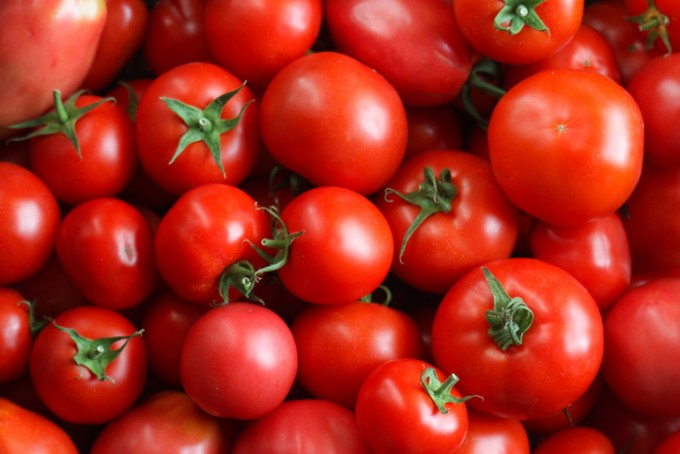
#> input picture 0914/tomato.jpg, 680 x 454 px
$ python ch.py
#> lines starting #> are read from the running program, lines starting #| are printed output that depends on the picture
# [8 lines of commented-out code are left out]

import cv2

src = cv2.imread("tomato.jpg", cv2.IMREAD_COLOR)
#> src is the input picture: shape (454, 680, 3); mean B, G, R 27.9, 41.2, 168.9
b, g, r = cv2.split(src)
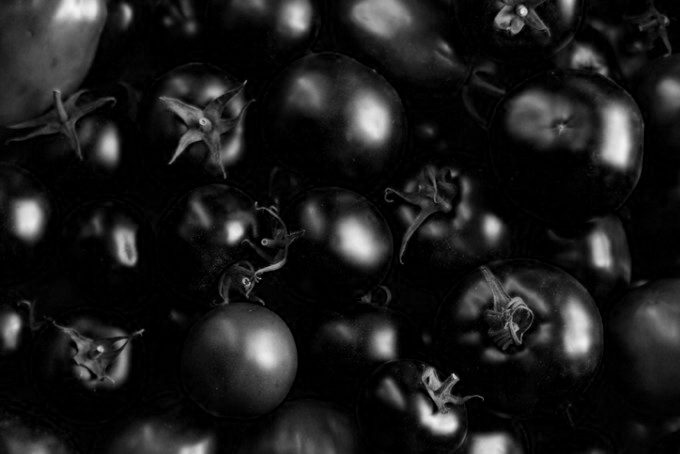
#> b: shape (454, 680); min 0, max 245, mean 27.9
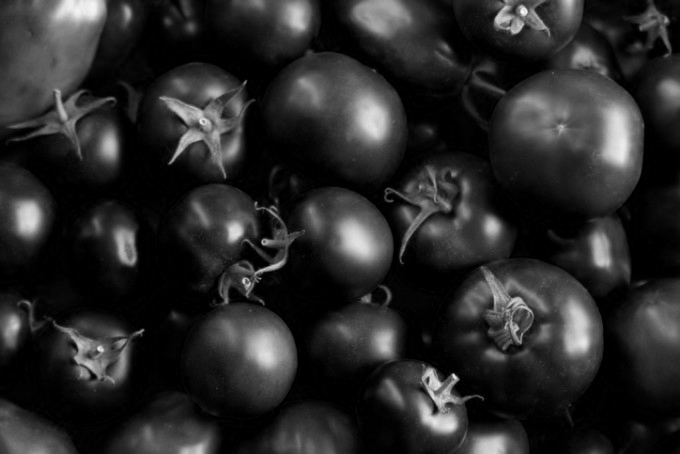
#> g: shape (454, 680); min 0, max 255, mean 41.2
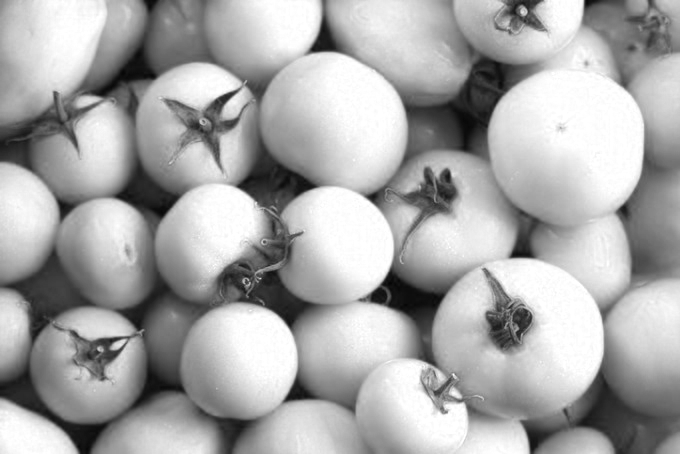
#> r: shape (454, 680); min 5, max 255, mean 168.9
inverse = cv2.merge((r, g, b))

cv2.imshow("b", b)
cv2.imshow("g", g)
cv2.imshow("r", r)
cv2.imshow("inverse", inverse)
cv2.waitKey()
cv2.destroyAllWindows()

$ run again, with 0914/001.jpg copied over 0914/tomato.jpg
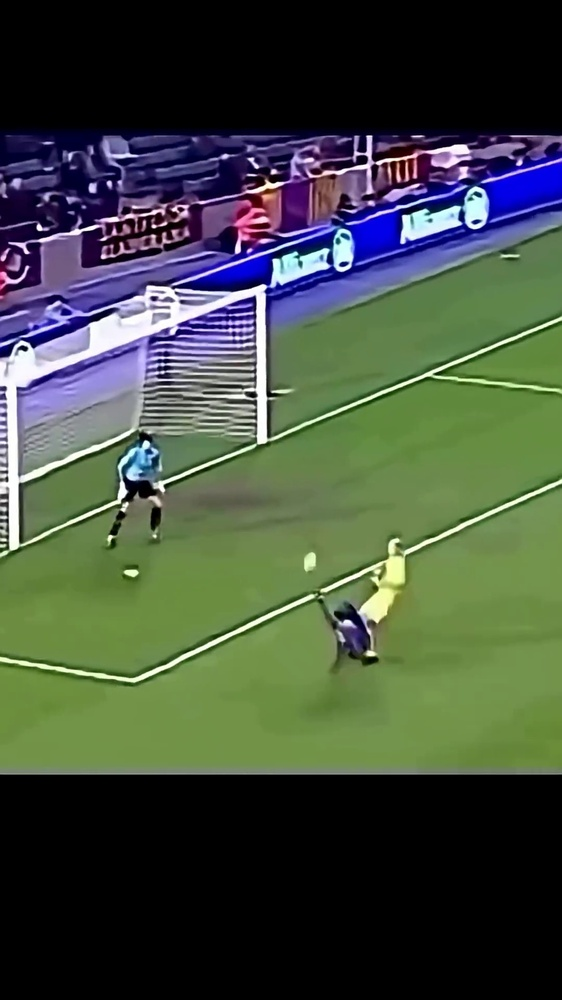
#> input picture 0914/001.jpg, 562 x 1000 px, shrunk from 1080 x 1920 before the run
#> src is the input picture: shape (1000, 562, 3); mean B, G, R 63.4, 76.2, 66.2
#> `b, g, r = cv2.split(src)`:
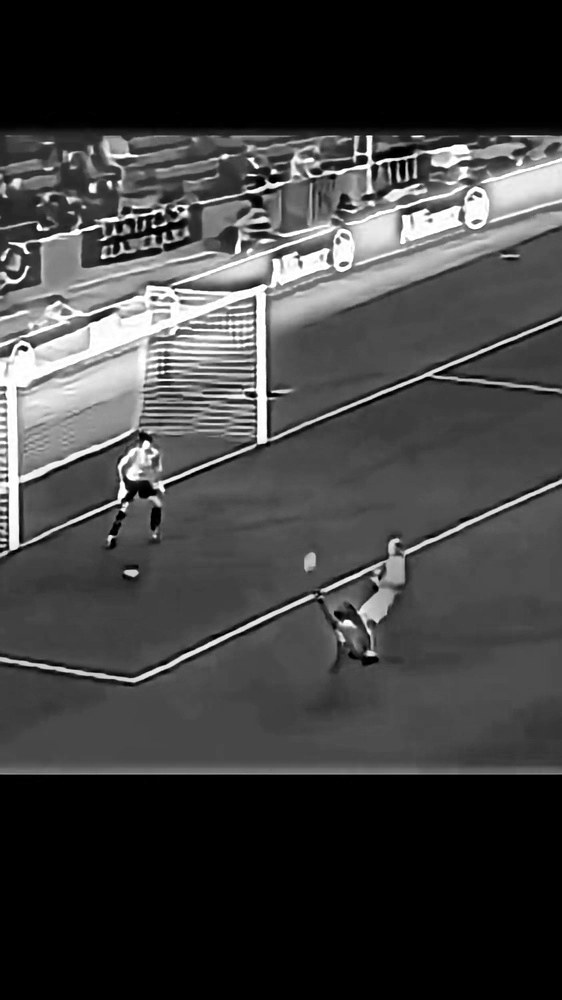
#> b: shape (1000, 562); min 0, max 255, mean 63.4
#> `b, g, r = cv2.split(src)`:
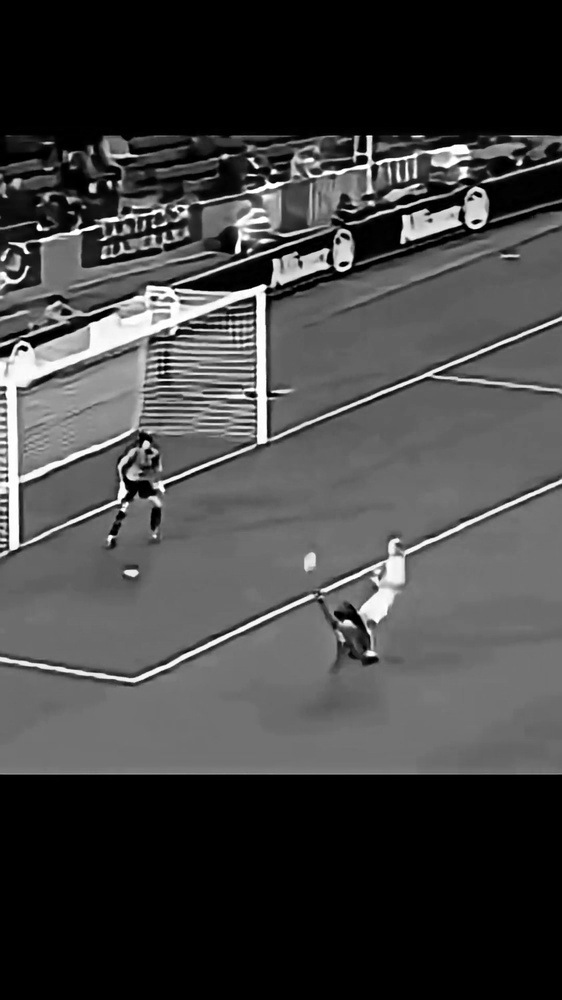
#> r: shape (1000, 562); min 0, max 255, mean 66.2

$ run again, with 0914/my_input1.jpg copied over 0914/tomato.jpg
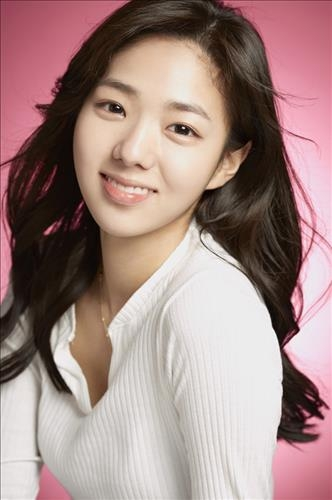
#> input picture 0914/my_input1.jpg, 332 x 500 px
#> src is the input picture: shape (500, 332, 3); mean B, G, R 132.5, 136.2, 163
#> `b, g, r = cv2.split(src)`:
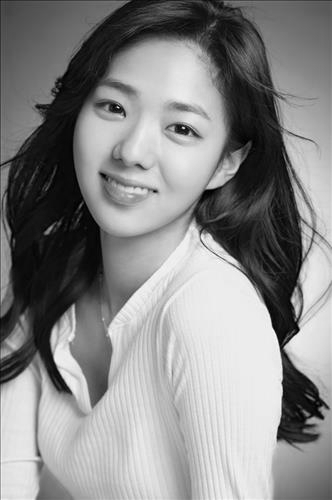
#> g: shape (500, 332); min 0, max 255, mean 136.2
#> `b, g, r = cv2.split(src)`:
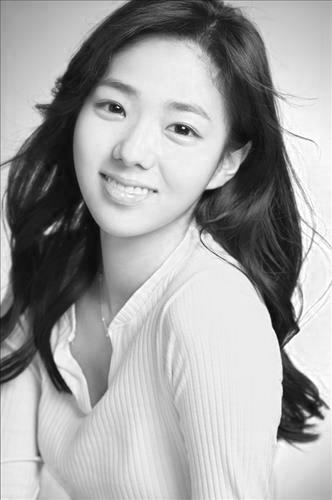
#> r: shape (500, 332); min 4, max 255, mean 163
